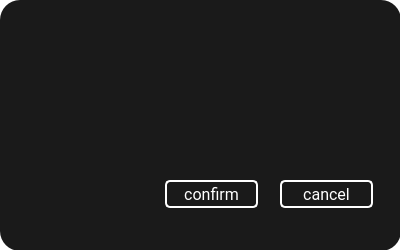
<?xml version="1.0" encoding="UTF-8"?>
<ui version="4.0">
 <class>InformCell</class>
 <widget class="QDialog" name="InformCell">
  <property name="geometry">
   <rect>
    <x>0</x>
    <y>0</y>
    <width>400</width>
    <height>250</height>
   </rect>
  </property>
  <property name="windowTitle">
   <string>Dialog</string>
  </property>
  <property name="styleSheet">
   <string notr="true">background: rgba(0,0,0,0);</string>
  </property>
  <widget class="QTextBrowser" name="inform_content">
   <property name="geometry">
    <rect>
     <x>150</x>
     <y>50</y>
     <width>231</width>
     <height>101</height>
    </rect>
   </property>
   <property name="font">
    <font>
     <family>Roboto</family>
     <pointsize>12</pointsize>
    </font>
   </property>
   <property name="styleSheet">
    <string notr="true">background: rgba(0,0,0,0); border: 0px;color: white;
</string>
   </property>
   <property name="html">
    <string>&lt;!DOCTYPE HTML PUBLIC &quot;-//W3C//DTD HTML 4.0//EN&quot; &quot;http://www.w3.org/TR/REC-html40/strict.dtd&quot;&gt;
&lt;html&gt;&lt;head&gt;&lt;meta name=&quot;qrichtext&quot; content=&quot;1&quot; /&gt;&lt;style type=&quot;text/css&quot;&gt;
p, li { white-space: pre-wrap; }
&lt;/style&gt;&lt;/head&gt;&lt;body style=&quot; font-family:'Roboto'; font-size:12pt; font-weight:400; font-style:normal;&quot;&gt;
&lt;p style=&quot;-qt-paragraph-type:empty; margin-top:0px; margin-bottom:0px; margin-left:0px; margin-right:0px; -qt-block-indent:0; text-indent:0px; font-family:'等线';&quot;&gt;&lt;br /&gt;&lt;/p&gt;&lt;/body&gt;&lt;/html&gt;</string>
   </property>
  </widget>
  <widget class="QPushButton" name="inform_confirm">
   <property name="geometry">
    <rect>
     <x>165</x>
     <y>180</y>
     <width>93</width>
     <height>28</height>
    </rect>
   </property>
   <property name="font">
    <font>
     <family>Roboto</family>
     <pointsize>12</pointsize>
     <weight>50</weight>
     <bold>false</bold>
    </font>
   </property>
   <property name="styleSheet">
    <string notr="true">color: white; background: rgba(0,0,0,0); border: 2px solid white; border-radius: 5px;</string>
   </property>
   <property name="text">
    <string>confirm</string>
   </property>
  </widget>
  <widget class="QPushButton" name="inform_refuse">
   <property name="geometry">
    <rect>
     <x>280</x>
     <y>180</y>
     <width>93</width>
     <height>28</height>
    </rect>
   </property>
   <property name="font">
    <font>
     <family>Roboto</family>
     <pointsize>12</pointsize>
     <weight>50</weight>
     <bold>false</bold>
    </font>
   </property>
   <property name="styleSheet">
    <string notr="true">color: white; background: rgba(0,0,0,0); border: 2px solid white; border-radius: 5px;</string>
   </property>
   <property name="text">
    <string>cancel</string>
   </property>
  </widget>
  <widget class="QLabel" name="label">
   <property name="geometry">
    <rect>
     <x>30</x>
     <y>70</y>
     <width>100</width>
     <height>100</height>
    </rect>
   </property>
   <property name="styleSheet">
    <string notr="true">background: rgba(0,0,0,0);</string>
   </property>
   <property name="text">
    <string/>
   </property>
   <property name="pixmap">
    <pixmap resource="../images.qrc">:/new/headers/images/headers/candel.png</pixmap>
   </property>
   <property name="scaledContents">
    <bool>true</bool>
   </property>
  </widget>
  <widget class="QWidget" name="widget" native="true">
   <property name="geometry">
    <rect>
     <x>0</x>
     <y>0</y>
     <width>401</width>
     <height>251</height>
    </rect>
   </property>
   <property name="styleSheet">
    <string notr="true"> border-radius: 20px; background: rgba(0,0,0,0.9);</string>
   </property>
  </widget>
  <zorder>widget</zorder>
  <zorder>inform_content</zorder>
  <zorder>inform_confirm</zorder>
  <zorder>inform_refuse</zorder>
  <zorder>label</zorder>
 </widget>
 <resources>
  <include location="../images.qrc"/>
 </resources>
 <connections/>
</ui>
